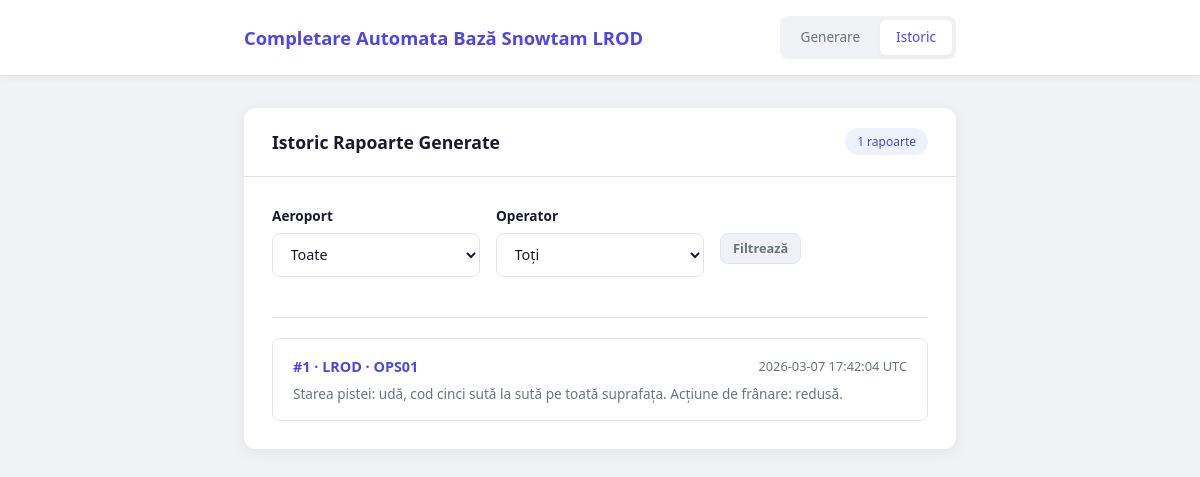
Before: /history with the older database file.
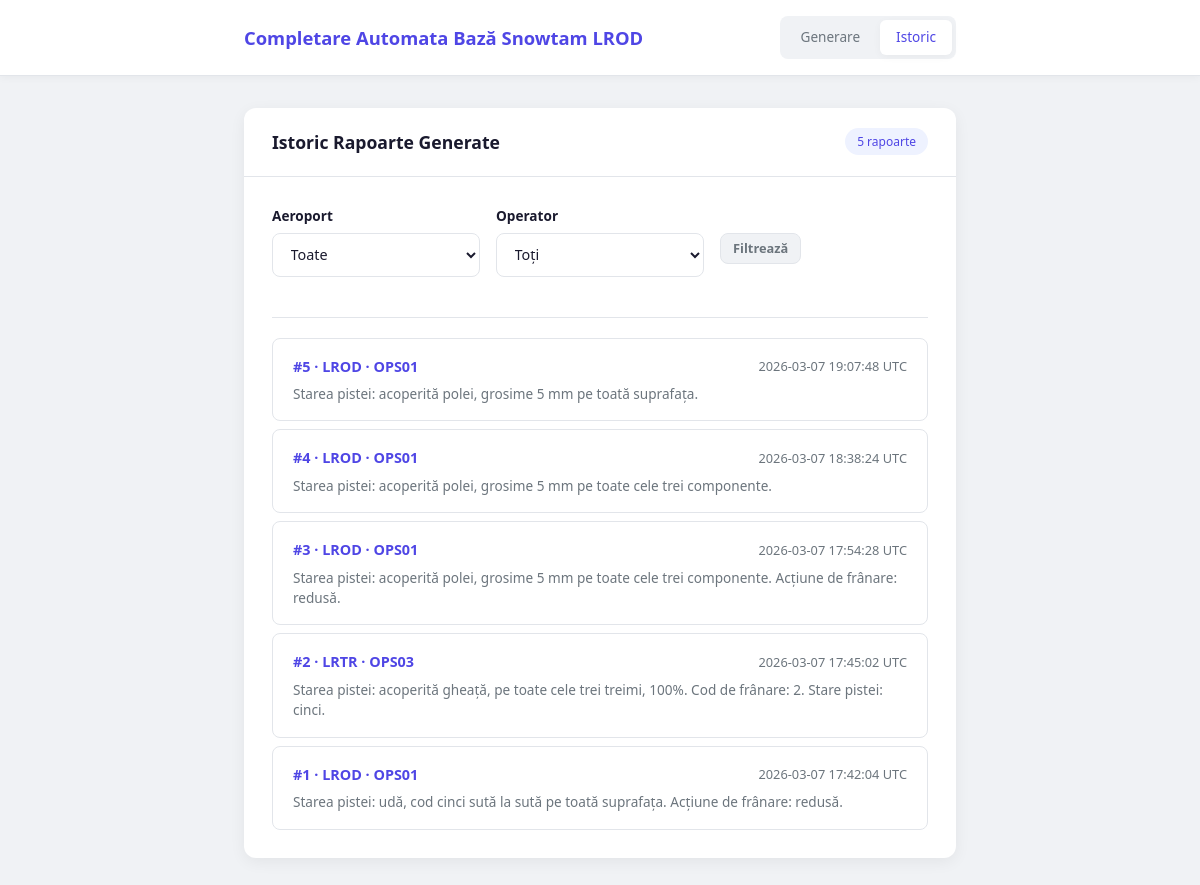
After: the same page with the newer database file.
### tables this page shows
CREATE TABLE generations (
            id INTEGER PRIMARY KEY AUTOINCREMENT,
            created_at TEXT NOT NULL,
            airport_code TEXT NOT NULL,
            operator_code TEXT NOT NULL,
            speech_text TEXT,
            curated_text TEXT,
            default_parameters TEXT NOT NULL,
            extracted_parameters TEXT NOT NULL,
            generated_html TEXT NOT NULL
        );

### app/routers/web.py (the view)
@router.get("/history", response_class=HTMLResponse)
async def history(
    request: Request,
    airport: Optional[str] = Query(None),
    operator: Optional[str] = Query(None),
):
    generations = get_all_generations(airport_code=airport, operator_code=operator)
    return templates.TemplateResponse(
        "history.html",
        {
            "request": request,
            "generations": generations,
            "filter_airport": airport or "",
            "filter_operator": operator or "",
        },
    )

### app/templates/history.html (shortened to what this page needs)
{% extends "base.html" %}
{% block content %}
<section class="section active">
    <div class="card">
        <div class="card-header">
            <h2>Istoric Rapoarte Generate</h2>
            <span class="badge">{{ generations | length }} rapoarte</span>
        </div>
        <div class="card-body">
            <form method="get" action="/history" class="history-filters">
                <div class="form-row">
                    <div class="form-group">
                        <label for="filter-airport">Aeroport</label>
                        <select id="filter-airport" name="airport" class="form-select">
                            <option value="">Toate</option>
                        </select>
                    </div>
                    <div class="form-group">
                        <label for="filter-operator">Operator</label>
                        <select id="filter-operator" name="operator" class="form-select">
                            <option value="">Toți</option>
                        </select>
                    </div>
                    <div class="form-group filter-actions">
                        <label>&nbsp;</label>
                        <button type="submit" class="btn btn-sm">Filtrează</button>
                    </div>
                </div>
            </form>
            {% if generations %}
            <div class="history-list">
                {% for gen in generations %}
                <a href="/history/{{ gen.id }}" class="history-item">
                    <div class="history-item-header">
                        <span class="history-id">#{{ gen.id }} &middot; {{ gen.airport_code }} &middot; {{ gen.operator_code }}</span>
                        <span class="history-date">{{ gen.created_at[:19].replace('T', ' ') }} UTC</span>
                    </div>
                    <div class="history-preview">
                        {{ gen.curated_text[:150] if gen.curated_text else gen.speech_text[:150] if gen.speech_text else 'Fără text' }}
                    </div>
                </a>
                {% endfor %}
            </div>
            {% else %}
            <p class="empty-state">Nu există rapoarte generate. Generați primul raport din pagina principală.</p>
            {% endif %}
        </div>
    </div>
</section>
{% endblock %}

### app/templates/base.html (shortened to what this page needs)
<!DOCTYPE html>
<html lang="en">
<head>
    <link rel="stylesheet" href="/static/css/style.css">
</head>
<body>
    <header>
        <div class="header-inner">
            <h1>Completare Automata Bază Snowtam LROD</h1>
            <nav>
                <a href="/" class="nav-link {% if request.url.path == '/' %}active{% endif %}">Generare</a>
                <a href="/history" class="nav-link {% if request.url.path.startswith('/history') %}active{% endif %}">Istoric</a>
            </nav>
        </div>
    </header>
    <main>
        {% block content %}{% endblock %}
    </main>
</body>
</html>

### static/css/style.css (style rules this page uses)
*, *::before, *::after { margin: 0; padding: 0; box-sizing: border-box; }
:root { --bg: #f0f2f5; --surface: #ffffff; --border: #e2e5ea; --text: #1a1a2e; --text-muted: #6c757d; --primary: #4f46e5; --primary-hover: #4338ca; --primary-light: #eef2ff; --danger: #ef4444; --danger-bg: #fef2f2; --success: #10b981; --success-bg: #ecfdf5; --radius: 12px; --radius-sm: 8px; --shadow: 0 4px 16px rgba(0, 0, 0, 0.06); --shadow-sm: 0 2px 8px rgba(0, 0, 0, 0.04); --font: 'Segoe UI', system-ui, -apple-system, sans-serif; --mono: 'SF Mono', 'Fira Code', 'Cascadia Code', monospace; --transition: 0.2s ease; }
body { font-family: var(--font); background: var(--bg); color: var(--text); line-height: 1.6; min-height: 100vh; }
header { background: var(--surface); border-bottom: 1px solid var(--border); position: sticky; top: 0; z-index: 100; box-shadow: var(--shadow-sm); }
.header-inner { max-width: 760px; margin: 0 auto; padding: 1rem 1.5rem; display: flex; align-items: center; justify-content: space-between; gap: 1rem; }
header h1 { font-size: 1.15rem; font-weight: 700; color: var(--primary); white-space: nowrap; }
nav { display: flex; gap: 0.25rem; background: var(--bg); padding: 0.25rem; border-radius: var(--radius-sm); }
.nav-link { padding: 0.4rem 1rem; border-radius: 6px; text-decoration: none; font-size: 0.85rem; font-weight: 500; color: var(--text-muted); transition: all var(--transition); cursor: pointer; }
.nav-link.active { background: var(--surface); color: var(--primary); box-shadow: var(--shadow-sm); }
main { max-width: 760px; margin: 2rem auto; padding: 0 1.5rem; }
.section { display: none; }
.section.active { display: block; animation: fadeIn 0.3s ease; }
.card { background: var(--surface); border-radius: var(--radius); box-shadow: var(--shadow); overflow: hidden; }
.card-header { padding: 1.25rem 1.75rem; border-bottom: 1px solid var(--border); display: flex; align-items: center; justify-content: space-between; }
.card-header h2 { font-size: 1.1rem; font-weight: 600; }
.badge { font-size: 0.75rem; font-weight: 500; color: var(--primary); background: var(--primary-light); padding: 0.25rem 0.75rem; border-radius: 999px; }
.card-body { padding: 1.75rem; }
.form-row { display: flex; gap: 1rem; }
.form-row .form-group { flex: 1; }
.form-group { margin-bottom: 1.25rem; }
.form-group label { display: block; font-size: 0.85rem; font-weight: 600; margin-bottom: 0.4rem; color: var(--text); }
textarea, input[type="text"], .form-select { width: 100%; padding: 0.65rem 0.85rem; border: 1px solid var(--border); border-radius: var(--radius-sm); font-family: var(--font); font-size: 0.9rem; color: var(--text); background: var(--surface); transition: border-color var(--transition); resize: vertical; }
.btn { display: inline-flex; align-items: center; justify-content: center; padding: 0.6rem 1.25rem; border: none; border-radius: var(--radius-sm); font-size: 0.9rem; font-weight: 600; cursor: pointer; transition: all var(--transition); font-family: var(--font); }
.btn-sm { padding: 0.35rem 0.75rem; font-size: 0.8rem; background: var(--bg); color: var(--text-muted); border: 1px solid var(--border); }
.history-list { display: flex; flex-direction: column; gap: 0.5rem; }
.history-item { display: block; padding: 1rem 1.25rem; border: 1px solid var(--border); border-radius: var(--radius-sm); text-decoration: none; color: var(--text); transition: all var(--transition); }
.history-item-header { display: flex; justify-content: space-between; align-items: center; margin-bottom: 0.4rem; }
.history-id { font-weight: 700; color: var(--primary); font-size: 0.9rem; }
.history-date { font-size: 0.8rem; color: var(--text-muted); }
.history-preview { font-size: 0.85rem; color: var(--text-muted); line-height: 1.5; }
.history-filters { margin-bottom: 1.25rem; padding-bottom: 1.25rem; border-bottom: 1px solid var(--border); }
.filter-actions { flex: 0 0 auto; }

Changed rows visible on the page:
added generations: id "5", airport_code "LROD", operator_code "OPS01", created_at "2026-03-07 19:07:48", curated_text "Starea pistei: acoperită polei, grosime 5 mm pe toată suprafața."
added generations: id "4", airport_code "LROD", operator_code "OPS01", created_at "2026-03-07 18:38:24", curated_text "Starea pistei: acoperită polei, grosime 5 mm pe toate cele trei componente."
added generations: id "3", airport_code "LROD", operator_code "OPS01", created_at "2026-03-07 17:54:28", curated_text "Starea pistei: acoperită polei, grosime 5 mm pe toate cele trei componente. Acțiune de frânare: redusă."
added generations: id "2", airport_code "LRTR", operator_code "OPS03", created_at "2026-03-07 17:45:02", curated_text "Starea pistei: acoperită gheață, pe toate cele trei treimi, 100%. Cod de frânare: 2. Stare pistei: cinci."
Other visible differences:
{{ generations | length }}: "1" → "5"
